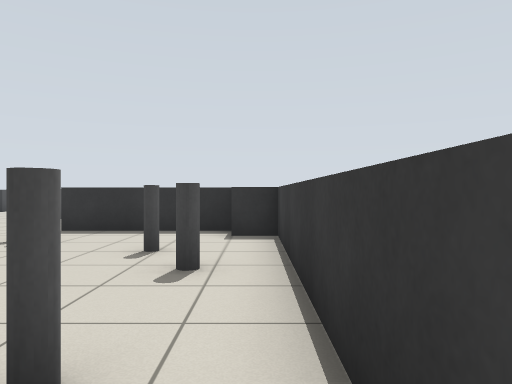
view 1 (above)

24 first-person views from a walk through a Gazebo world. The camera is 0.9 m above the floor, looks level and sees 70° across. Floor lines are 1 m apart. The floor is counted in squares, 1 m on a side. Each view is taken from the middle of a square. On the plan, view 1 faces up. The plan holds only what a view shows up to about 12 squares ahead; the rest is blank. The place goes on beyond the plan. Robots are left out.

view 2
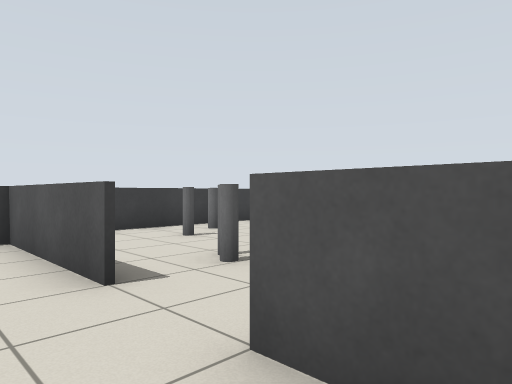

view 3
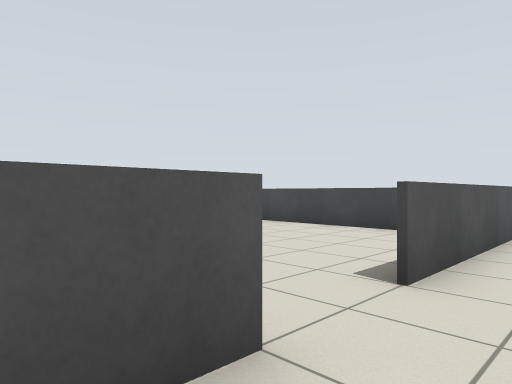

view 4
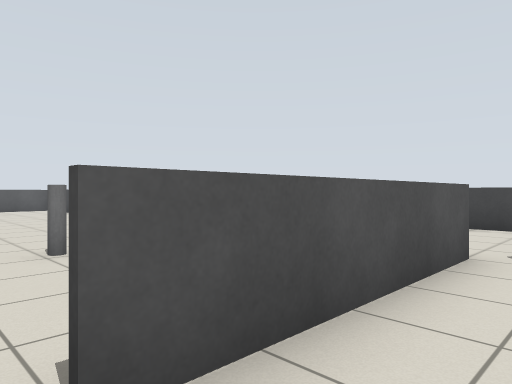

view 5
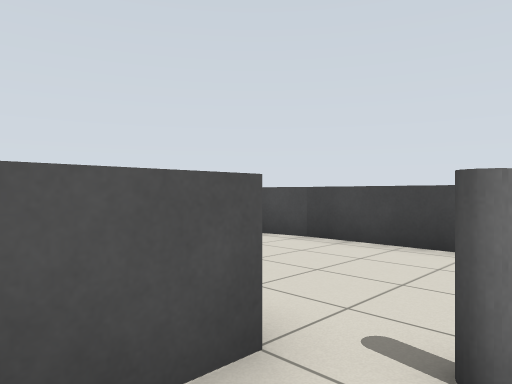

view 6
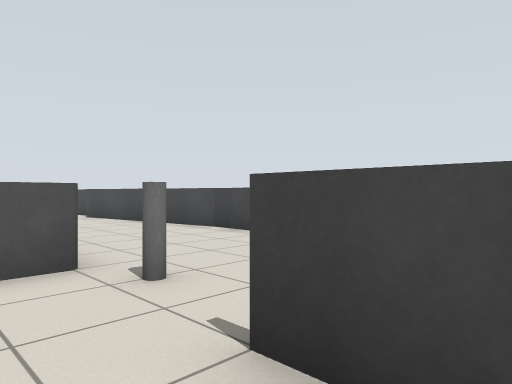

view 7
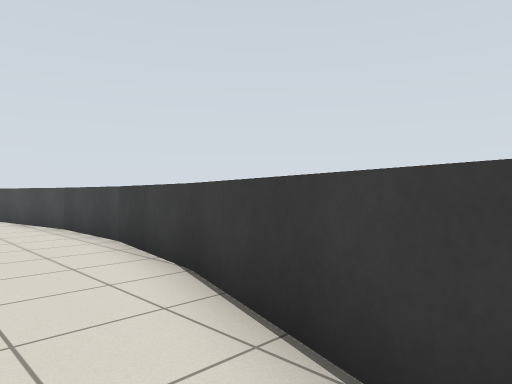

view 8
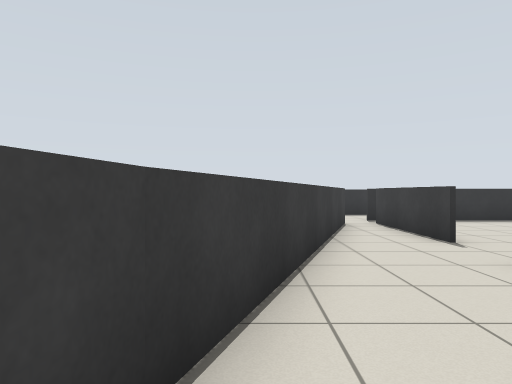

view 9
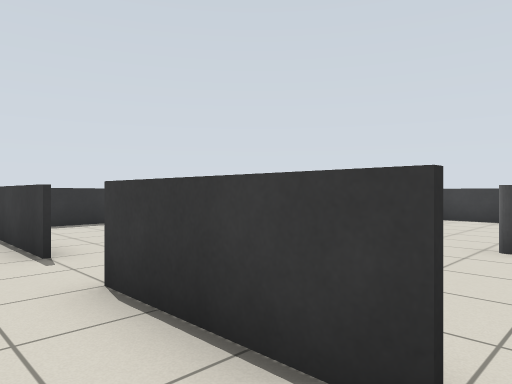

view 10
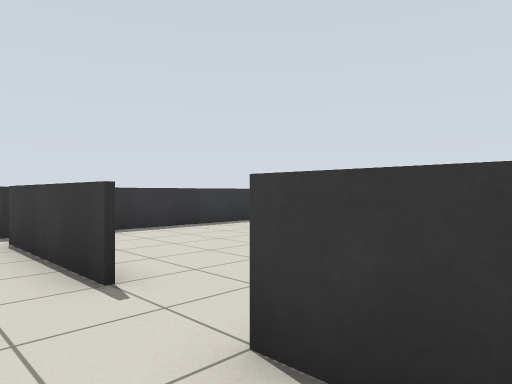

view 11
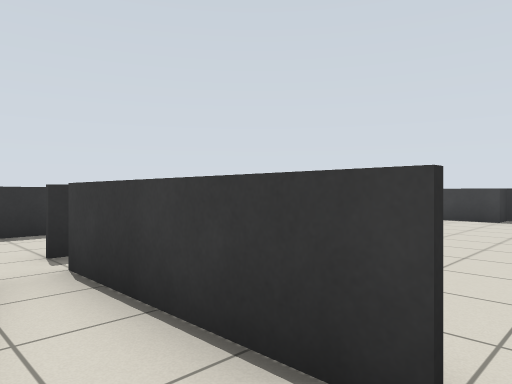

view 12
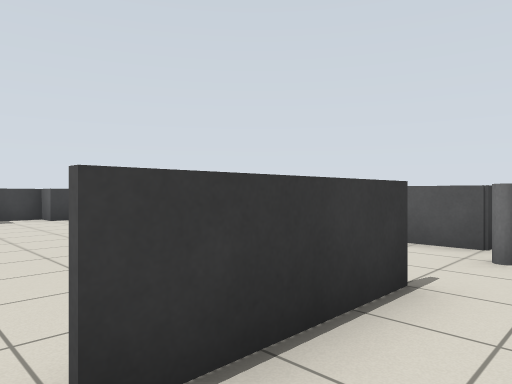

view 13
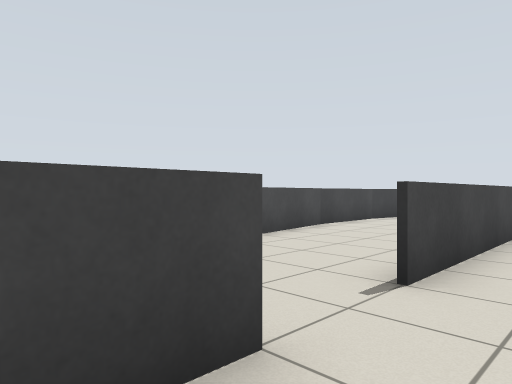

view 14
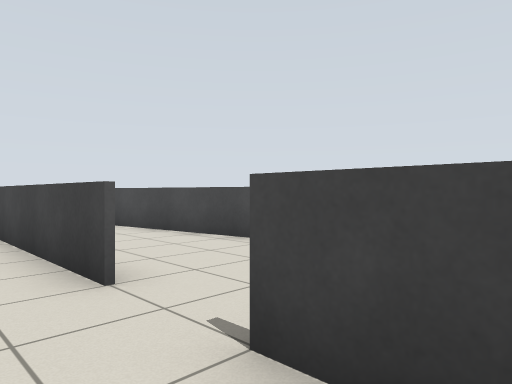

view 15
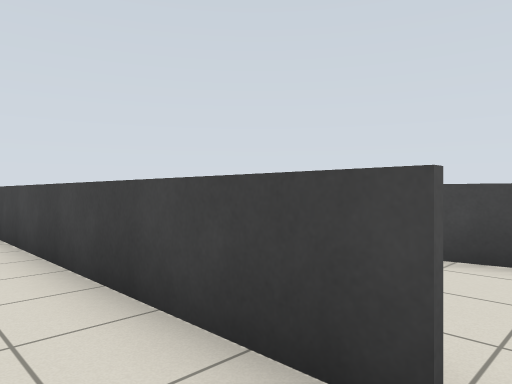

view 16
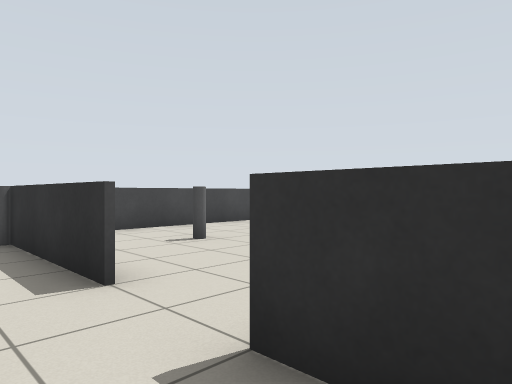

view 17
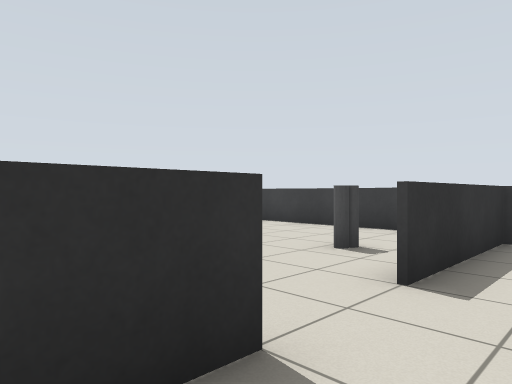

view 18
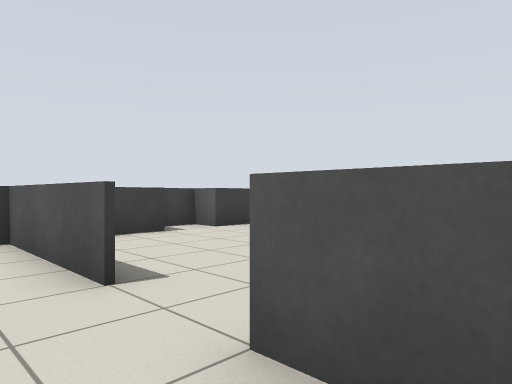

view 19
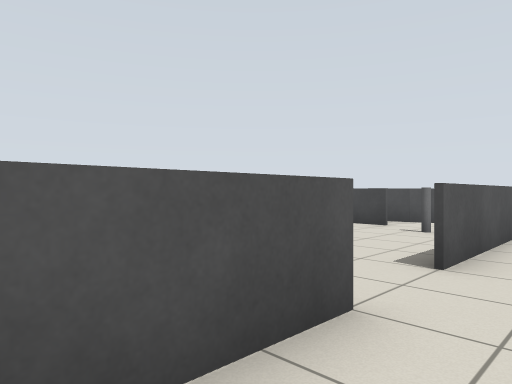

view 20
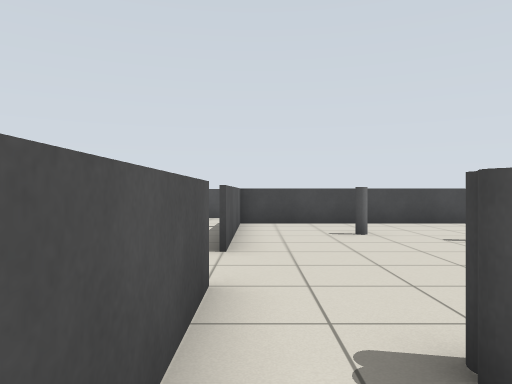

view 21
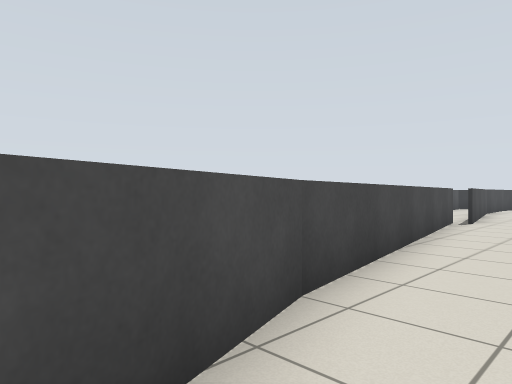

view 22
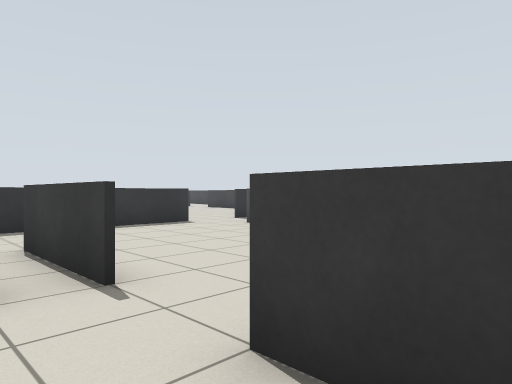

view 23
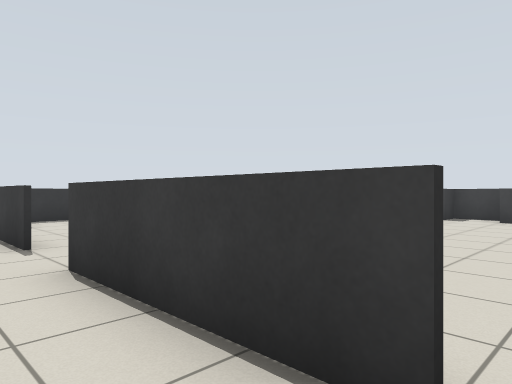

view 24
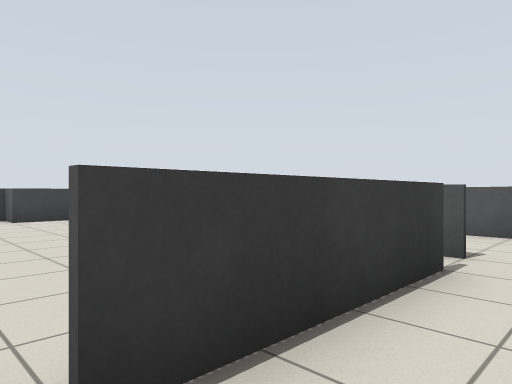

### Floor plan
Key: @ floor where view 1 was taken; # wall or solid block; . floor; = window, fence, low wall or low ledge; P grey pole; C grey cylinder; O other object.
Columns run from 16 left of view 1 to 1 right of it. Each row starts with its distance up from view 1.
 25      =
 24     ..
 23     ..
 22     ..
 21     .=======
 20    ===.....    .#
 19    ==...........##
 18    ==...........
 17   =.=.......
 16   =....
 15  ==....        .#
 14  =..=...........#
 13  =..= . ........
 12 ==..=....P......=
 11 =......        .##
 10 =...P....... .  #
  9 =...............#
  8 =...======..====#
  7 =...  ......P...=
  6 =...=.....  ..P.=
  5 =...=.....  ....=
  4 =...=...P.   ..C=
  3 =...=.. ..    ..=
  2 ==..=.. ..    .P=
  1  =..=.  .       =
  0  =.......       @
 -1  =.......
 -2  =..=....
 -3  =..=....       =
 -4  =..=...       .=
 -5  =..=...      ..=
 -6  =..=......  ...=
 -7  ==.=..C........=
 -8   =.=........P..
 -9   =.==.......C..#
-10   =.. C===..====#
-11   ==.P....O.....#
-12    =....... ....#
-13    ==.....   ...=
-14     =....     ..==
-15     =...       .##
-16    ....
-17    ....
-18     =.......   .==
-19    .=   ........=
-20    .=   ........##
-21     =.......   .#
-22    ....
-23     .=
-24     ..
-25     ..

Positions as (right, up) in squares from view 1, and headings:
1: (0, 0), facing up
2: (-8, 10), facing down-right
3: (-3, 10), facing down-left
4: (-6, 10), facing down-left
5: (-10, 10), facing down-left
6: (-10, 13), facing down-left
7: (-13, 15), facing down-left
8: (-15, 10), facing up
9: (-13, 11), facing up-right
10: (-13, 13), facing up-right
11: (-13, 16), facing up-right
12: (-13, 15), facing down-right
13: (-10, -3), facing up-left
14: (-10, 2), facing down-left
15: (-10, -1), facing down-left
16: (-3, -11), facing up-left
17: (-8, -11), facing up-right
18: (-8, -8), facing down-right
19: (-2, -8), facing down-left
20: (-1, -9), facing left
21: (-12, -12), facing up-left
22: (-13, -19), facing up-right
23: (-13, -22), facing up-right
24: (-13, -17), facing down-right
